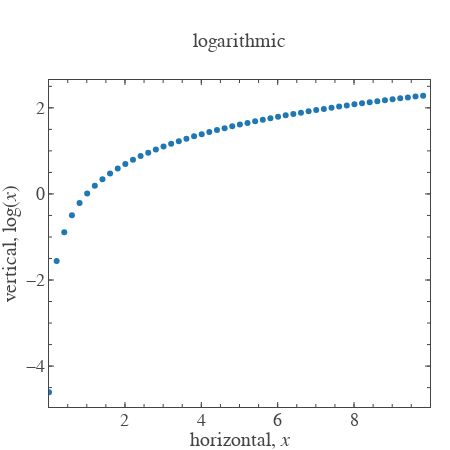

Write notebook code for a chart like this one.
### Code cell
plt.show(scatter)

### Figure 1 — Plotly figure (JSON) as saved in the notebook; plotly's stock layout.template omitted (floating-point values rounded to 4 significant figures; data arrays with more than 128 entries replaced by an {"elided": "..."} marker saying what was removed)
{"data": [{"marker": {"maxdisplayed": 50}, "mode": "markers", "type": "scatter", "uid": "57ac3e01-464c-4004-96b8-a79336d63cf5", "x": {"elided": "999 float values"}, "y": {"elided": "999 float values"}}, {"type": "scatter", "uid": "75bf3906-4d86-4ea6-b8f3-789fdcdf4461", "visible": false, "xaxis": "x101", "yaxis": "y101"}, {"type": "scatter", "uid": "0ac15d8b-c269-429a-839b-e2820fa9441a", "visible": false, "xaxis": "x201", "yaxis": "y201"}], "layout": {"font": {"family": "Arial", "size": 18}, "height": 450, "margin": {"b": 0, "l": 0, "r": 20, "t": 80}, "title": {"font": {"size": 20}, "text": "logarithmic", "xanchor": "center", "xref": "paper", "y": 0.9111, "yanchor": "middle", "yref": "container"}, "width": 450, "xaxis": {"anchor": "y", "automargin": true, "dtick": 2, "hoverformat": ".f", "range": [0.01, 9.99], "showgrid": false, "showline": false, "showticklabels": true, "tickfont": {"size": 18}, "ticklen": 5, "ticks": "inside", "title": {"font": {"size": 20}, "text": "horizontal, <i>x</i>"}, "zeroline": false}, "xaxis101": {"anchor": "y", "automargin": true, "dtick": 2, "overlaying": "x", "range": [0.01, 9.99], "scaleanchor": "x", "showgrid": false, "showline": false, "showticklabels": false, "side": "top", "ticklen": 5, "ticks": "inside", "zeroline": false}, "xaxis201": {"anchor": "y", "automargin": true, "dtick": 0.5, "mirror": "ticks", "overlaying": "x", "range": [0.01, 9.99], "scaleanchor": "x", "showgrid": false, "showline": true, "showticklabels": false, "ticklen": 3, "ticks": "inside", "zeroline": false}, "yaxis": {"anchor": "x", "automargin": true, "dtick": 2, "hoverformat": ".f", "range": [-4.951, 2.647], "showgrid": false, "showline": false, "showticklabels": true, "tickfont": {"size": 18}, "ticklen": 5, "tickprefix": " ", "ticks": "inside", "ticksuffix": " ", "title": {"font": {"size": 20}, "text": "vertical, <i></i>log<i></i>(<i>x</i>)<i></i>"}, "zeroline": false}, "yaxis101": {"anchor": "x", "automargin": true, "dtick": 2, "overlaying": "y", "range": [-4.951, 2.647], "scaleanchor": "y", "showgrid": false, "showline": false, "showticklabels": false, "side": "right", "ticklen": 5, "ticks": "inside", "zeroline": false}, "yaxis201": {"anchor": "x", "automargin": true, "dtick": 0.5, "mirror": "ticks", "overlaying": "y", "range": [-4.951, 2.647], "scaleanchor": "y", "showgrid": false, "showline": true, "showticklabels": false, "ticklen": 3, "ticks": "inside", "zeroline": false}}}
